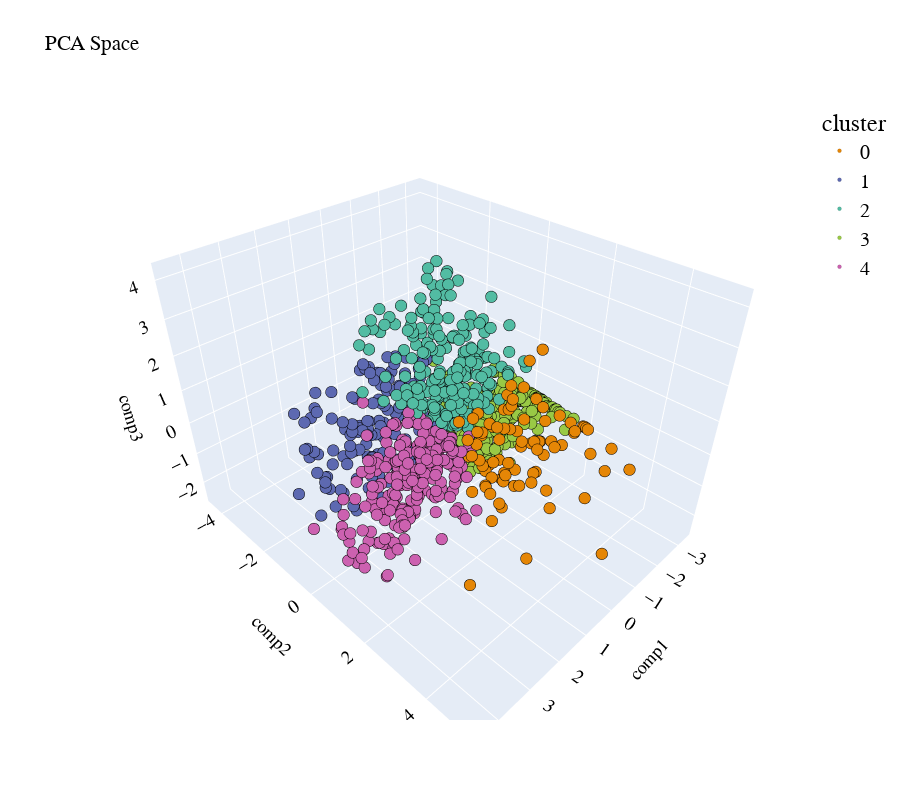

Notebook code cell kept with this figure:
### Code cell
pca_3d_object, df_pca_3d = get_pca_3d(processed_data_no_outliers, clusters_predict)
plot_pca_3d(df_pca_3d, title = "PCA Space", opacity=1, width_line = 0.1)
print("The variability is :", pca_3d_object.eigenvalues_summary)

### Figure 1 — Plotly figure (JSON) as saved in the notebook; plotly's stock layout.template omitted (floating-point values rounded to 4 significant figures; data arrays with more than 128 entries replaced by an {"elided": "..."} marker saying what was removed)
{"data": [{"hovertemplate": "cluster=0<br>comp1=%{x}<br>comp2=%{y}<br>comp3=%{z}<extra></extra>", "legendgroup": "0", "marker": {"color": "rgb(229, 134, 6)", "line": {"color": "black", "width": 0.1}, "opacity": 1, "size": 4, "symbol": "circle"}, "mode": "markers", "name": "0", "scene": "scene", "showlegend": true, "type": "scatter3d", "x": [-0.156, -0.959, -0.3329, -0.8268, -0.3431, -1.115, -0.4966, -0.6688, 0.5455, -2.018, -0.6041, -0.4515, -0.3251, 1.663, -1.23, -0.5088, 2.024, -0.1978, -1.419, -0.4508, -1.256, -1.355, -0.6239, -0.5833, 1.15, -0.6581, 0.04362, 0.7263, 1.232, -0.1624, 0.8623, 0.3288, 1.295, 0.2805, 0.4494, -1.831, -1.833, -0.4519, -2.188, -0.6831, 2.138, 0.8146, -0.6391, 0.5236, -3.024, 0.9598, -1.069, 1.38, 1.406, -0.4766, -0.3534, -1.998, -1.28, 0.2887, 0.2216, -1.856, -1.892, -0.6464, -1.049, -3.018, 0.05659, 0.654, -0.4669, 0.6104, 1.969, -2.525, 0.7477, 0.3674, -1.74, -0.7837, -0.9841, 0.2069, -0.3635, -0.065, 0.03319, -2.773, 1.28, -0.2049, 1.168, -2.996, -0.4185, -2.776, -0.9657, -2.097, -3.028], "y": [1.012, 2.09, 1.648, 1.2, 2.056, 1.514, 1.535, 2.269, 1.463, 2.491, 1.614, 1.328, 1.573, 2.989, 1.739, 2.855, 2.659, 1.744, 1.849, 1.651, 1.468, 1.874, 2.39, 2.473, 2.314, 1.179, 1.528, 1.337, 1.522, 1.699, 2.649, 2.286, 2.592, 1.238, 1.138, 1.936, 3.609, 1.651, 2.036, 1.233, 2.82, 2.205, 1.723, 1.454, 2.086, 1.934, 1.961, 2.116, 2.1, 1.656, 0.8129, 3.601, 1.798, 1.551, 1.562, 1.564, 1.695, 1.734, 2.239, 2.195, 1.595, 1.772, 2.023, 3.259, 3.422, 1.64, 2.237, 5.099, 2.118, 3.784, 1.968, 2.563, 1.67, 1.35, 4.253, 1.846, 2.439, 3.217, 2.844, 2.262, 1.929, 1.988, 1.664, 4.122, 2.127], "z": [0.1567, -0.9968, -0.8726, 1.058, 1.909, -0.5358, 0.9538, -1.026, 0.4162, -0.004878, -0.9215, -0.05231, -1.118, -0.2918, -0.3685, -0.8275, 1.583, -1.017, -0.3562, 1.141, 1.972, -1.314, 0.1271, 1.44, 0.02332, -0.9065, 0.7096, 0.574, 1.467, 0.6412, 0.3623, 0.1999, 0.03377, 0.5275, -0.1942, -0.5242, -0.5458, 0.443, -0.7907, 0.7045, -2.143, -0.003381, 0.3245, 1.309, -0.5908, 0.4425, 2.565, -0.1514, 1.945, 1.317, -0.141, 0.06227, -0.3128, -0.4985, 0.9157, -0.7434, -1.15, -0.904, 0.6868, -0.5872, -0.3347, 0.0005156, 0.2569, -2.068, 0.7091, -0.2051, 1.435, -0.7294, -0.5728, -0.6595, 1.235, -0.4105, 1.772, -0.6376, 1.418, -0.4619, 0.1373, -0.9744, -0.298, -0.5881, -1.191, -0.726, 0.4818, -0.3512, -0.5884]}, {"hovertemplate": "cluster=1<br>comp1=%{x}<br>comp2=%{y}<br>comp3=%{z}<extra></extra>", "legendgroup": "1", "marker": {"color": "rgb(93, 105, 177)", "line": {"color": "black", "width": 0.1}, "opacity": 1, "size": 4, "symbol": "circle"}, "mode": "markers", "name": "1", "scene": "scene", "showlegend": true, "type": "scatter3d", "x": {"elided": "149 float values"}, "y": {"elided": "149 float values"}, "z": {"elided": "149 float values"}}, {"hovertemplate": "cluster=2<br>comp1=%{x}<br>comp2=%{y}<br>comp3=%{z}<extra></extra>", "legendgroup": "2", "marker": {"color": "rgb(82, 188, 163)", "line": {"color": "black", "width": 0.1}, "opacity": 1, "size": 4, "symbol": "circle"}, "mode": "markers", "name": "2", "scene": "scene", "showlegend": true, "type": "scatter3d", "x": {"elided": "224 float values"}, "y": {"elided": "224 float values"}, "z": {"elided": "224 float values"}}, {"hovertemplate": "cluster=3<br>comp1=%{x}<br>comp2=%{y}<br>comp3=%{z}<extra></extra>", "legendgroup": "3", "marker": {"color": "rgb(153, 201, 69)", "line": {"color": "black", "width": 0.1}, "opacity": 1, "size": 4, "symbol": "circle"}, "mode": "markers", "name": "3", "scene": "scene", "showlegend": true, "type": "scatter3d", "x": {"elided": "260 float values"}, "y": {"elided": "260 float values"}, "z": {"elided": "260 float values"}}, {"hovertemplate": "cluster=4<br>comp1=%{x}<br>comp2=%{y}<br>comp3=%{z}<extra></extra>", "legendgroup": "4", "marker": {"color": "rgb(204, 97, 176)", "line": {"color": "black", "width": 0.1}, "opacity": 1, "size": 4, "symbol": "circle"}, "mode": "markers", "name": "4", "scene": "scene", "showlegend": true, "type": "scatter3d", "x": {"elided": "245 float values"}, "y": {"elided": "245 float values"}, "z": {"elided": "245 float values"}}], "layout": {"autosize": false, "font": {"color": "black", "family": "Gilroy", "size": 15}, "height": 800, "legend": {"font": {"size": 20}, "title": {"font": {"family": "Times New Roman"}, "text": "cluster"}, "tracegroupgap": 0}, "scene": {"aspectmode": "auto", "aspectratio": {"x": 0.9841, "y": 1.203, "z": 0.8448}, "camera": {"center": {"x": 0, "y": 0, "z": 0}, "eye": {"x": 1.25, "y": 1.25, "z": 1.25}, "projection": {"type": "perspective"}, "up": {"x": 0, "y": 0, "z": 1}}, "domain": {"x": [0, 1], "y": [0, 1]}, "xaxis": {"title": {"font": {"color": "black"}, "text": "comp1"}, "type": "linear"}, "yaxis": {"title": {"font": {"color": "black"}, "text": "comp2"}, "type": "linear"}, "zaxis": {"title": {"font": {"color": "black"}, "text": "comp3"}, "type": "linear"}}, "showlegend": true, "title": {"text": "PCA Space"}, "width": 900}}
